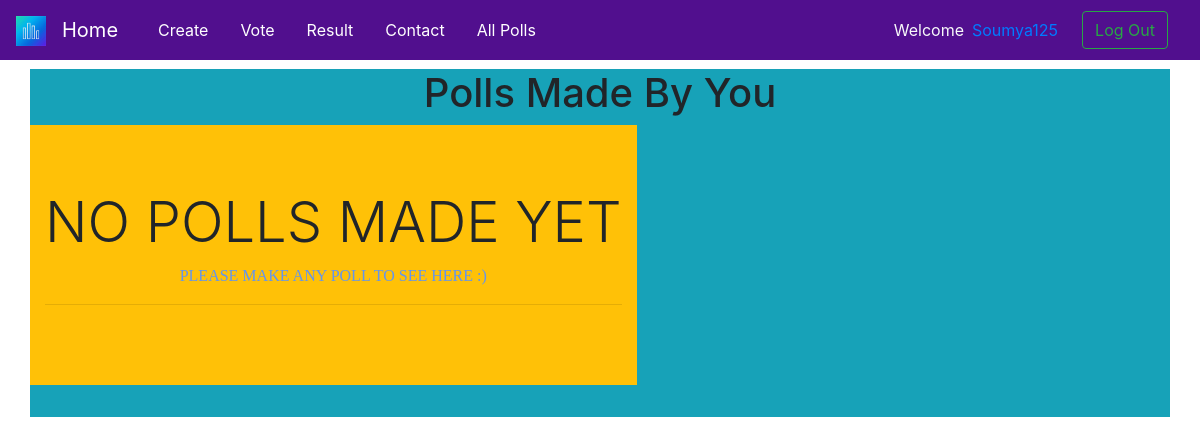
The page /profile/ (signed in) on the database as committed earlier.
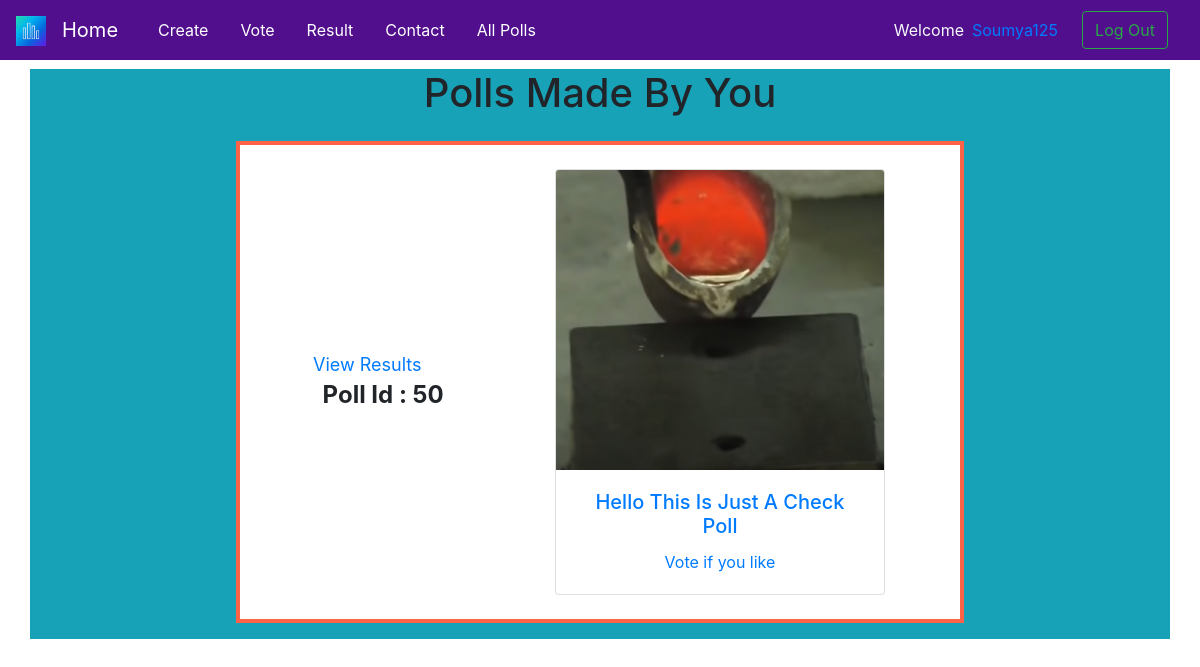
The same page on the database as committed later.
### PollApp/models.py (models this page shows, shortened)
class PollQuestion(models.Model):
    created_by = models.ForeignKey(User, on_delete=models.CASCADE)
    poll_name = models.CharField(max_length=122)
    que_text = models.TextField()
    que_image = models.ImageField(blank=True,null=True)
    created_at=models.DateTimeField(auto_now_add=True)
    updated_at=models.DateTimeField(auto_now=True)
    anonymous = models.BooleanField(default=True)
    noofchoices = models.BigIntegerField(default=0)
    visiblity = models.BooleanField(default=True)

### PollApp/views.py (the view)
# urls.py: path('profile/',profile,name="profile"),
def profile(request):
    if not request.user.is_authenticated:
        messages.warning(request,"Please SignIn First")
        return redirect('signin')
    polls_by_user = PollQuestion.objects.filter(created_by=request.user)
    return render(request,"profile.html",{"user" : request.user,
                                             "polls" : polls_by_user,
                                             "no" : len(polls_by_user),})

### templates/profile.html (shortened to what this page needs)
{% extends 'base.html' %}
{% block Content %}
    <div class="container bg-info">
        <h1 class="text-center">Polls Made By You</h1>
        <div class="row text-center">
            {% if no == 0 %}
            <div class="jumbotron bg-warning jumbotron-fluid">
                <div class="container">
                    <h1 class="display-4">NO POLLS MADE YET</h1>
                    <p class="lead" style="font-family :cursive;font-size:medium;color:cornflowerblue">PLEASE MAKE ANY POLL TO SEE HERE :)</p>
                    <hr>
                </div>
            </div>
            {% else %}
            <div class="col-8 my-auto mx-auto">
                    {% for i in polls %}
                    <div >
                        <div class="container px-3 py-3 my-auto">
                            <div class="row"  style="border: 4px solid Tomato;background-color:white">
                                <div class="col-2 mx-auto my-auto py-auto btn btn-hover btn-outline primary">
                                    <div class="text-center">
                                        <a href="{% url 'results' %}" style="font-size:large">View Results </a>
                                        <br>
                                        <span class="badge" style="font-size: 150%;">Poll Id : {{i.id }} </span>
                                    </div>
                                </div>
                                <div class="col-6 mx-auto py-4">
                                    <div class="card btn-outline-primary text-center">
                                        {% if i.que_image  %}
                                        <img src="{{ i.que_image.url }}" height="300px" width="300px" class="card-img-top" alt="Loading">
                                        {% endif %}
                                        <div class="card-body">
                                            <h5 class="card-title">{{ i.poll_name }}</h5>
                                            <p class="card-text">{{ i.que_text }}</p>
                                        </div>
                                    </div>
                                </div>
                            </div>
                        </div>
                    </div>
                    {% endfor %}
                </div>
            {% endif %}
        </div>
    </div>
{% endblock Content %}

### templates/base.html (shortened to what this page needs)
{% include 'header.html' %}
</head>
<body>
    <nav class="navbar navbar-expand-lg navbar-dark text-light" style="background-color: rgb(81, 15, 142);min-height:60px;">
    <a class="navbar-brand" href="{% url 'home' %}" >
      <img width="30" height="30" alt="">
    </a>
        <a class="navbar-brand" href="{% url 'home' %}">Home</a>
        <div class="collapse navbar-collapse" id="navbarSupportedContent">
          <ul class="navbar-nav mr-auto mx-2">
            <li class="nav-item active mx-2">
              <a class="nav-link" href="{% url 'create_poll' %}">Create<span class="sr-only">(current)</span></a>
            </li>
            <li class="nav-item active mx-2">
                <a class="nav-link" href="{% url 'vote_ask_id' %}">Vote</a>
            </li>
            <li class="nav-item active mx-2">
              <a class="nav-link" href="{% url 'results' %}">Result</a>
            </li>
            <li class="nav-item active mx-2">
              <a class="nav-link" href="{% url 'contact' %}">Contact</a>
            </li>
            <li class="nav-item active mx-2">
              <a class="nav-link" href="{% url 'all_Polls' %}">All Polls</a>
            </li>
          </ul>
          {% if user.is_authenticated %}
          Welcome <a href="{% url 'profile' %}" class="mx-2"> {{ user.username }}</a>
          <a href="{% url 'signout' %}" class="btn btn-outline-success mx-3">Log Out</a>
          {% else %}
          <a href="{% url 'signin' %}" class="btn btn-outline-success mx-3">Login</a>
          <a href="{% url 'signup' %}" class="btn btn-outline-success mx-3">Register</a>
          {% endif %}
        </div>
      </nav>
<div class="container-fluid">
    <div class="container">
      <div class="row">
        <di class="col-8 mx-auto my-1">
        </di>
      </div>
    </div>
    {% block Content %}
    {% endblock Content %}
</div>
{% include 'footer.html' %}

### templates/header.html (shortened to what this page needs)
<!doctype html>
<html lang="en">
  <head>
    <link rel="stylesheet" href="https://cdnjs.cloudflare.com/ajax/libs/font-awesome/4.7.0/css/font-awesome.min.css">
    <link rel="stylesheet" src="style.css">
    <link rel="stylesheet" href="https://cdn.jsdelivr.net/npm/bootstrap@4.6.1/dist/css/bootstrap.min.css">

### templates/footer.html (shortened to what this page needs)
<link rel="stylesheet" href="https://maxcdn.bootstrapcdn.com/bootstrap/4.0.0/css/bootstrap.min.css">
<link href="https://use.fontawesome.com/releases/v5.0.4/css/all.css" rel="stylesheet">
<link href="https://cdn.jsdelivr.net/gh/gitbrent/bootstrap-switch-button@1.1.0/css/bootstrap-switch-button.min.css" rel="stylesheet">
</body>
</html>

Rows that differ between the two databases and show on the page:
added PollQuestion: id "50", que_image (picture), poll_name "Hello This Is Just A Check Poll", que_text "Vote if you like"
Other text that changed with them:
text no longer shown: "NO POLLS MADE YET PLEASE MAKE ANY POLL TO SEE HERE :)"
